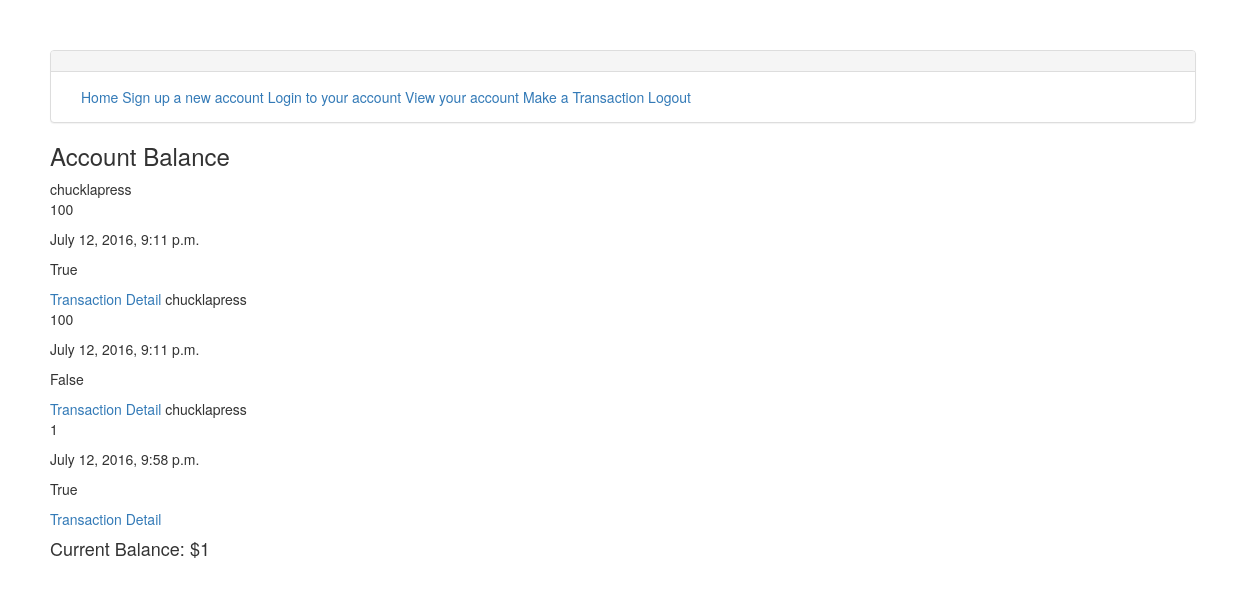
/balance/ (signed in), run on the app's committed database.
### ironapp/models.py (models this page shows, shortened)
class AcctBalance(models.Model):
    account_number = models.IntegerField()
    entry = models.IntegerField()
    is_deposit = models.BooleanField(default=1)
    date = models.DateTimeField(default=datetime.now, blank=True)
    customer = models.ForeignKey('auth.User')
    memo_or_note = models.CharField(max_length=35)

### ironapp/views.py (the view)
# urls.py: url(r'^balance/$', AccountView.as_view(), name="acct_bal_view"),
class AccountView(LoginRequiredMixin, ListView):
    login_url = "/login/"
    template_name = "acctbalance_form.html"
    model = AcctBalance
    def get_queryset(self):
        return AcctBalance.objects.filter(customer=self.request.user)
    def get_context_data(self,**kwargs):
        context = super().get_context_data(**kwargs)
        self.is_balance = is_balance(self.request.user)
        context["balance"] = self.is_balance
        return context

### ironapp/views.py (called while the page is built)
def is_balance(user):
    transactions = AcctBalance.objects.filter(customer=user)
    balance = 0
    for items in transactions:
        if items.is_deposit == True:
            balance += items.entry
        elif items.is_deposit == False:
            balance -= items.entry
            if balance >0:
                print("This transaction is not supported")
    return balance

### templates/acctbalance_form.html
{% extends 'base.html' %}
{% block content %}
<h3>Account Balance</h3>
    {% for item in object_list %}
        {{ item.customer }}
        <p>{{ item.entry }}</p>
        <p>{{ item.date }}</p>
        <P>{{ item.is_deposit }}</P>
        <a href= "{% url 'account_detail_view' item.pk %}">Transaction Detail</a>
    {% endfor %}
<h4>Current Balance: ${{balance}}</h4>
{% endblock %}

### data on the page
AcctBalance: customer "chucklapress", entry "100", date "July 12, 2016, 9:11 p.m.", is_deposit "True"
AcctBalance: customer "chucklapress", entry "100", date "July 12, 2016, 9:11 p.m.", is_deposit "False"
AcctBalance: customer "chucklapress", entry "1", date "July 12, 2016, 9:58 p.m.", is_deposit "True"

### other printed values
{{ balance }} "1"
